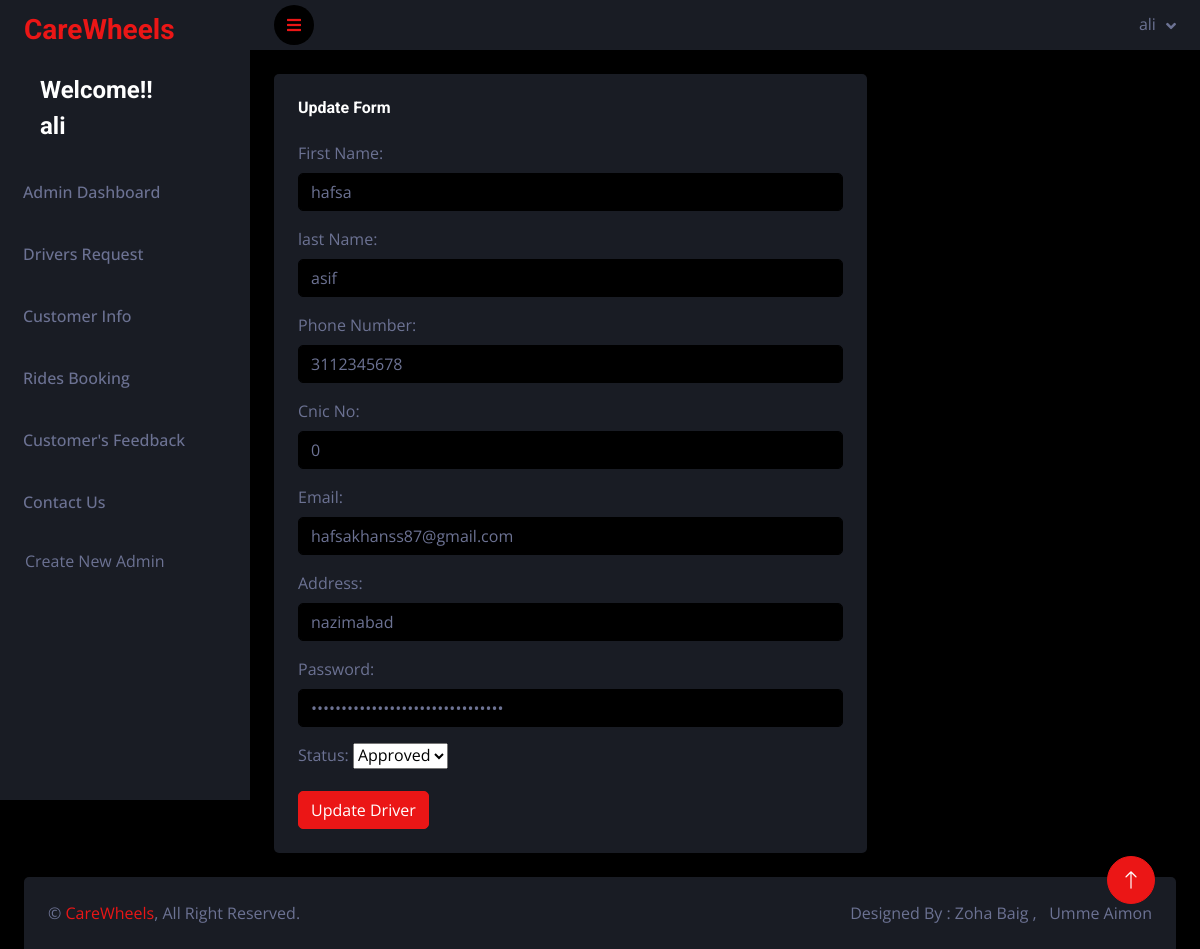
/admin/driver_update.php?id=29 (signed in), run on the app's committed database.
### tables this page shows
CREATE TABLE `drivers` (
  `d_id` int(11) NOT NULL,
  `d_fname` varchar(55) NOT NULL,
  `d_lname` varchar(55) NOT NULL,
  `d_phone` bigint(11) NOT NULL,
  `CNIC` bigint(13) NOT NULL,
  `d_email` varchar(55) NOT NULL,
  `d_address` varchar(55) NOT NULL,
  `d_password` varchar(55) NOT NULL,
  `d_status` varchar(55) DEFAULT NULL
);

### admin/driver_update.php (the view, shortened to what this page needs)
<?php
require("connect.php");
if($_SESSION["a_email"]){
?>
<!DOCTYPE html>
<html lang="en">
<head>
    <link href="https://cdnjs.cloudflare.com/ajax/libs/font-awesome/5.10.0/css/all.min.css" rel="stylesheet">
    <link href="https://cdn.jsdelivr.net/npm/bootstrap-icons@1.4.1/font/bootstrap-icons.css" rel="stylesheet">
    <link href="lib/owlcarousel/assets/owl.carousel.min.css" rel="stylesheet">
    <link href="lib/tempusdominus/css/tempusdominus-bootstrap-4.min.css" rel="stylesheet" />
    <link href="css/bootstrap.min.css" rel="stylesheet">
    <link href="css/style.css" rel="stylesheet">
</head>
<body>
<div class="page-wrapper">
<?php
include("sidebar.php");
?>
<?php
$id = $_GET['id'];
$Dquery = "SELECT * FROM `drivers` WHERE `d_id` = '$id'";
$Dresult = mysqli_query($conn , $Dquery);
$row = mysqli_fetch_row($Dresult);
?>
<div class="container-fluid pt-4 px-4">
                <div class="row">
<div class="col-lg-12 col-xl-8">
                        <div class="bg-secondary rounded h-100 p-4">
                            <h6 class="mb-4">Update Form</h6>
                            <form method="POST" action="">
                                <div class="mb-3">
                                    <label for="" class="form-label">First Name:</label>
                                    <input type="text" class="form-control" name="d_fname" value="<?php echo $row['1'];?>" id="">
                                </div>
                                <div class="mb-3">
                                    <label for="" class="form-label">last Name:</label>
                                    <input type="text" class="form-control" name="d_lname" value="<?php echo $row['2'];?>" id="">
                                </div>
                                <div class="mb-3">
                                    <label for="" class="form-label">Phone Number:</label>
                                    <input type="number" class="form-control" name="d_phone" value="<?php echo $row['3'];?>" id="">
                                </div>
                                <div class="mb-3">
                                    <label for="" class="form-label">Cnic No:</label>
                                    <input type="number" class="form-control" name="cnic" value="<?php echo $row['4'];?>" id="">
                                </div>
                                <div class="mb-3">
                                    <label for="" class="form-label">Email:</label>
                                    <input type="email" class="form-control" name="d_email" value="<?php echo $row['5'];?>" id="">
                                </div>
                                <div class="mb-3">
                                    <label for="" class="form-label">Address:</label>
                                    <input type="text" class="form-control" name="d_address" value="<?php echo $row['6'];?>" id="">
                                </div>
                                <div class="mb-3">
                                    <label for="" class="form-label">Password:</label>
                                    <input type="password" class="form-control" name="d_password" value="<?php echo $row['7'];?>" id="">
                                </div>
                                <div class="mb-3">
                                    <label for="" class="form-label">Status:</label>
                                    <select name="d_status" value="<?php echo $row['8'];?>" id="">
                                     <option value="Approved">Approved</option>
                                    </select>
                                </div>
                                <button type="submit" name="update" class="btn btn-primary">Update Driver</button>
                            </form>
                        </div>
                    </div>
                    </div>
                    </div>
</div>
        <a href="#" class="btn btn-lg btn-primary btn-lg-square back-to-top"><i class="bi bi-arrow-up"></i></a>
    <?php
include('footer.php');
?>
</body>
</html>
<?php
}
else{
    header("location:signin.php");
}
?>

### admin/css/style.css (style rules this page uses)
:root { --primary: #EB1616; --secondary: #191C24; --light: #6C7293; --dark: #000000; }
.back-to-top { position: fixed; display: none; right: 45px; bottom: 45px; z-index: 99; }
.btn { transition: .5s; }
.btn-lg-square { width: 48px; height: 48px; }
.btn-square, .btn-sm-square, .btn-lg-square { padding: 0; display: inline-flex; align-items: center; justify-content: center; font-weight: normal; border-radius: 50px; }

### data on the page
drivers: d_fname "hafsa", d_lname "asif", d_phone "3112345678", cnic "0", d_email "hafsakhanss87@gmail.com", d_address "nazimabad", d_status "Approved"

### other printed values
$_SESSION["a_username"] "ali"
$_SESSION['a_username'] "ali"
